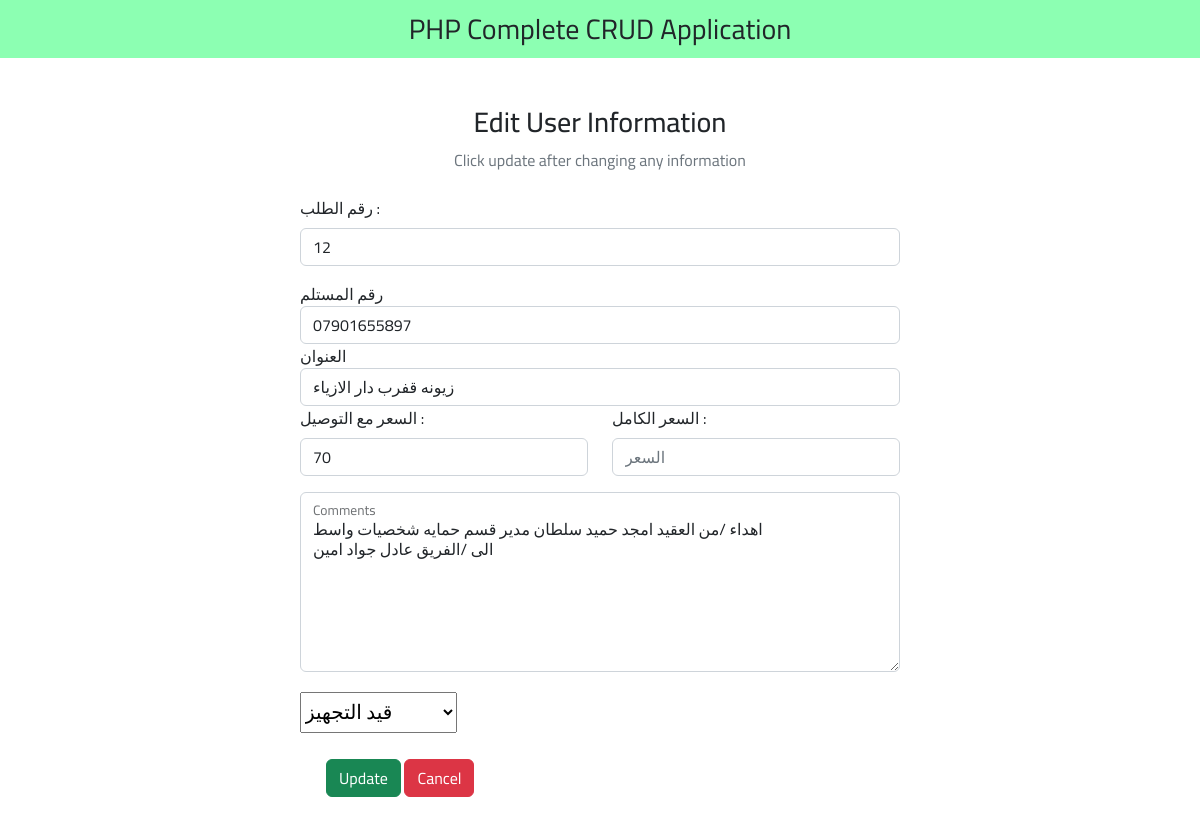
Screenshot of /controle/edit.php?id=93 (signed in) with the database file from the repository.
### tables this page shows
CREATE TABLE `orders` (
  `id` int(11) NOT NULL,
  `orderN` varchar(255) NOT NULL,
  `price` int(255) NOT NULL,
  `note` varchar(255) NOT NULL,
  `userNumber` varchar(255) NOT NULL,
  `addreces` varchar(255) NOT NULL,
  `user_id` varchar(255) NOT NULL,
  `order_page_name` varchar(255) NOT NULL,
  `page_name` varchar(255) NOT NULL,
  `statuse` varchar(50) NOT NULL,
  `priceAd` int(255) NOT NULL,
  `Governorate` varchar(255) NOT NULL
);

### controle/edit.php (the view, shortened to what this page needs)
<?php
include '../login/config.php';
$id = $_GET["id"];
?>
<!DOCTYPE html>
<html lang="en">
<head>
  <link href="https://cdn.jsdelivr.net/npm/bootstrap@5.2.3/dist/css/bootstrap.min.css" rel="stylesheet">
  <link rel="stylesheet" href="https://cdnjs.cloudflare.com/ajax/libs/font-awesome/6.4.0/css/all.min.css" />
  <link rel="stylesheet" type="text/css" href="style.css">
</head>
<body>
  <nav class="navbar navbar-light justify-content-center fs-3 mb-5" style="background-color: #00ff5573;">
    PHP Complete CRUD Application
  </nav>
  <div class="container">
    <div class="text-center mb-4">
      <h3>Edit User Information</h3>
      <p class="text-muted">Click update after changing any information</p>
    </div>
    <?php
    $sql = "SELECT * FROM `orders` WHERE id = $id LIMIT 1";
    $result = mysqli_query($conn, $sql);
    $row = mysqli_fetch_assoc($result);
    ?>
    <div class="container d-flex justify-content-center">
      <form action="" method="post" style="width:50vw; min-width:300px;">
        <div class="row mb-3">
          <div class="col">
            <label class="form-label">رقم الطلب :</label>
            <input type="number" class="form-control" name="orderN" value="<?php echo $row['orderN'] ?>">
          </div>
        </div>
        <div class="form-group mb-3">
                    <label for="male" class="form-input-label">رقم المستلم </label>
          <input type="text" class="form-control" name="userNumber" value="<?php echo $row["userNumber"] ?>">
                    <label for="female" class="form-input-label">العنوان </label>
          <input type="text" class="form-control" name="addreces" value="<?php echo $row["addreces"] ?> ">
          <div class="row mb-3">
                <div class="col">
                  <label class="form-label"> السعر مع التوصيل :</label>
                  <input type="text" class="form-control" name="priceAd" placeholder="الحساب التجاري  " value="<?php echo $row["priceAd"] ?> ">
               </div>
                  <div class="col">
                  <label class="form-label">السعر  الكامل  :</label>
                  <input type="number" class="form-control" name="price" placeholder="السعر " value="<?php echo $row["price"] ?> ">
               </div>
        </div>
        <div class="form-floating">
  <textarea class="form-control" style="height: 180px" placeholder="اضف كامل التفاصيل عن الطلب " name="note" id="floatingTextarea"><?php echo $row['note'] ?></textarea>
  <label for="floatingTextarea">Comments</label>
</div>
        <select name="statuse" style="font-size: 20px; margin-top: 20px;">
              <option value="1" class="box"> قيد التجهيز</option>
      </select>
        <div style="padding: 26px;">
          <button type="submit" class="btn btn-success" name="submit">Update</button>
          <a href="index.php" class="btn btn-danger">Cancel</a>
        </div>
      </form>
    </div>
  </div>
</body>
</html>

### controle/style.css (style rules this page uses)
* { font-family: 'Cairo', sans-serif; }

### rows the page displays
orders: orderN "12", userNumber "07901655897", addreces "زيونه قفرب دار الازياء", priceAd "70", note "اهداء /من العقيد امجد حميد سلطان مدير قسم حمايه شخصيات واسط الى /الفريق عادل جواد امين"
